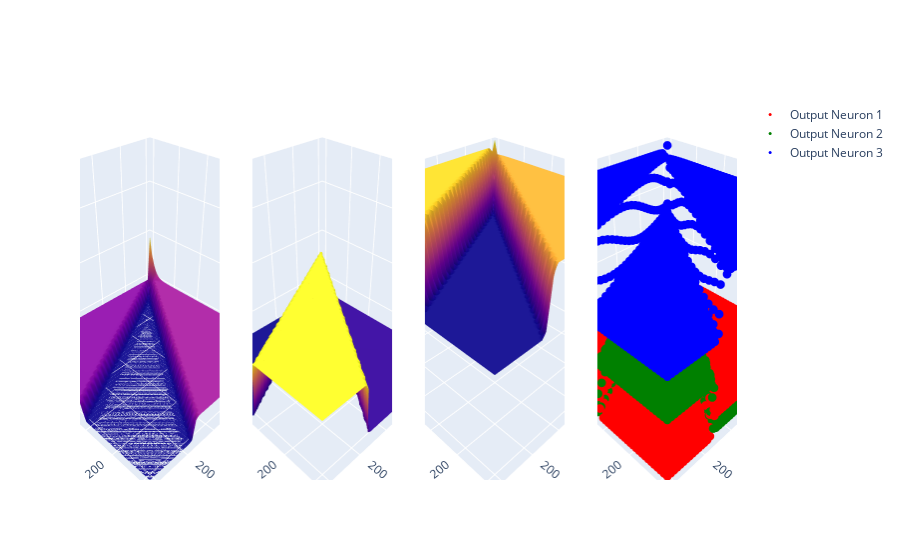

This figure's notebook cell:
### Code cell
'''
TODO: Gather data for expariment 4 -> humans look at 2 blocks and asked if it is white, black, or grey
TODO: Implement the S4 expariment
'''






import numpy as np
import tensorflow
from tensorflow.keras.models import Sequential
from tensorflow.keras.layers import Dense
from tensorflow.keras.optimizers import Adam
import plotly.graph_objects as go
from plotly.subplots import make_subplots
import ipywidgets as widgets
from IPython.display import display
import sys
import os
import json

ei = ""
cb = ""
pvmax = ""
pvmin = ""
ep = ""
ds = ""
if (input("Do you wish to use the defaults? [Y/N]") == "N"):
    ei = input("Which Expariment do you wish to do? int [1 -> 4]")
    cb = input("what do you want as a color bias? int [0 -> inf]")
    pvmax = input("what is the maximum pixel value?")
    pvmin = input("what is the minimum pixel value?")
    ep = input("How many epochs?")
    ds = input("how many data points do you wish to train on?")

experiment = int(ei) if ei != "" else 1
color_bias = int(cb) if cb != "" else 150
pixel_val_max = int(pvmax) if pvmax != "" else 255
pixel_val_min = int(pvmin) if pvmax != "" else 0

epochs = int(ep) if ep != "" else 20
data_size = int(ds) if ds != "" else 1000


'''
intersting setups:

1.)
experiment      = 1
color_bias      = 150
pixel_val_max   = 255
pixel_val_min   = 0
epochs          = 100
data_size       = 1000

2.)
experiment      = 3
color_bias      = 170
pixel_val_max   = 255
pixel_val_min   = 0
epochs          = 100
data_size       = 1000



'''




# print("Num GPUs Available: ", len(tf.config.list_physical_devices('GPU')))

# Define the neural network model
model = Sequential([
    Dense(3, activation='sigmoid', input_shape=(2,)),
    Dense(3, activation='sigmoid')
])

# Compile the model
model.compile(optimizer=Adam(learning_rate=0.01), loss='mse', metrics=['accuracy'])

# Generate training data
X = np.random.randint(pixel_val_min, pixel_val_max, (data_size, 2))

'''Math defined, black, white, or grey'''
def S1(X, n, input_tracker):
    y = np.zeros((X.shape[0], 3))
    answer_tracker = [0,0,0]
    for i, (x1, x2) in enumerate(X):
        answer_tracker = [0,0,0]
        if (x1 + x2) < (2*pixel_val_min + n):
            answer_tracker[0] = 1
            y[i, 0] = 1
        elif (x1 + x2) > (2*pixel_val_max - n):
            answer_tracker[1] = 1
            y[i, 1] = 1
        else:
            answer_tracker[2] = 1
            y[i, 2] = 1
        input_tracker = np.add(answer_tracker,input_tracker) 
    return y, input_tracker


'''More restrictive Math defined, black, white, or grey'''
def S2(X, n, input_tracker):
    y = np.zeros((X.shape[0], 3))
    answer_tracker = [0,0,0]
    for i, (x1, x2) in enumerate(X):
        answer_tracker = [0,0,0]
        if x1 > x2 and x1 < (pixel_val_min+n):
            answer_tracker[0] = 1
            y[i, 0] = 1
        elif x1 < x2 and x2 > (pixel_val_max - n):
            answer_tracker[1] = 1
            y[i, 1] = 1
        else:
            answer_tracker[2] = 1
            y[i, 2] = 1
        input_tracker = np.add(answer_tracker,input_tracker) 
    return y, input_tracker

'''Math defined, black, white, or grey BUT every third answer is neither'''
def S3(X, n, input_tracker):
    y = np.zeros((X.shape[0], 3))
    answer_tracker = [0,0,0]
    counter = 0
    for i, (x1, x2) in enumerate(X):
        counter += 1
        answer_tracker = [0,0,0]
        if x1 + x2 < n and counter !=3:
            answer_tracker[0] = 1
            y[i, 0] = 1
        elif x1 + x2 > n and counter != 3:
            answer_tracker[1] = 1
            y[i, 1] = 1
        else:
            answer_tracker[2] = 1
            y[i, 2] = 1
            counter = 0
        input_tracker = np.add(answer_tracker,input_tracker) 
    return y, input_tracker

# TODO: Gather the human defined data and finish this function
'''Human defined, black, white, or grey'''
# def S4(X, n, input_tracker):
#     human_data, human_answers = __S4()
#     y = np.zeros((X.shape[0], 3))
#     answer_tracker = [0,0,0]
#     for i in human_answers:
#         answer_tracker = [0,0,0]
#         if i[0] == 1:
#             answer_tracker[0] = 1
#             y[i, 0] = 1
#         elif i[1] == 1:
#             answer_tracker[1] = 1
#             y[i, 1] = 1
#         else:
#             answer_tracker[2] = 1
#             y[i, 2] = 1
#         input_tracker = np.add(answer_tracker,input_tracker) 
#     return y, input_tracker



def s4(folder_path):
    def encode_colors(color):
        if color == "black":
            return [1, 0, 0]
        elif color == "grey":
            return [0, 1, 0]
        else:
            return [0, 0, 1]
    # print(os.path.join(folder_path))
    # Read JSON files
    all_data = []
    for file_name in os.listdir(folder_path):
        if file_name.endswith(".json"):
            with open(os.path.join(folder_path, file_name), "r") as f:
                file_data = json.load(f)
                all_data.extend(file_data)

    # Preprocess data
    X = []
    y = []
    for data in all_data:
        X.append([data["X1"], data["X2"]])
        y.append(encode_colors(data["selectedColor"]))

    X = np.array(X)
    y = np.array(y)

    return X, y
    
# humanx,humany = s4("C:/Users")

# humanx,humany = s4("C:/Users/johns/Documents/NNandML/OpenSet/Project/Minima_Visualization/trial5_ipynb")


def pick_experiment(expar_number, X, color_bias, sum_of_inputs):
    y = 0
    if expar_number == 1:
        y, sum_of_inputs = S1(X, color_bias, sum_of_inputs)
    elif expar_number == 2:
        y, sum_of_inputs = S2(X, color_bias, sum_of_inputs)
    elif expar_number == 3:
        y, sum_of_inputs = S3(X, color_bias, sum_of_inputs)
    elif expar_number == 4:
        y, sum_of_inputs = s4("C:/Users/johns/Documents/NNandML/OpenSet/Project/Minima_Visualization/trial5_ipynb")
    return y, sum_of_inputs

sum_of_inputs = [0,0,0]
# human_data, human_answers = 
y, sum_of_inputs = pick_experiment(expar_number=experiment,X=X, color_bias=color_bias, sum_of_inputs=sum_of_inputs)
# Train the model
model.fit(X, y, epochs=epochs, verbose=2)


def create_plot(weight_updates, bias_updates):
    for i, layer in enumerate(model.layers):
        weights = layer.get_weights()
        weights[0] += weight_updates[i]
        weights[1] += bias_updates[i]
        layer.set_weights(weights)

    x_vals = np.linspace(pixel_val_min, pixel_val_max, 50)
    y_vals = np.linspace(pixel_val_min, pixel_val_max, 50)
    X_grid, Y_grid = np.meshgrid(x_vals, y_vals)
    input_grid = np.column_stack((X_grid.ravel(), Y_grid.ravel()))
    output_grid = model.predict(input_grid)

    fig = make_subplots(rows=1, cols=4, specs=[[{'type': 'surface'}, {'type': 'surface'}, {'type': 'surface'}, {'type': 'scatter3d'}]])

    trace1 = go.Surface(x=X_grid, y=Y_grid, z=output_grid[:, 0].reshape(X_grid.shape), showscale=False,
                        hovertemplate="Input Neuron 1 : %{x} <br>Input Neuron 2 : %{y} <br>Output Neuron 1: %{z} <br> Output Neuron 2: %{customdata[0]} <br>Output Neuron 3: %{customdata[1]}<extra></extra>",
                        customdata=np.column_stack((output_grid[:, 1], output_grid[:, 2])).reshape(X_grid.shape[0], X_grid.shape[1], 2))
                        # customdata=np.column_stack((output_grid[:, 1], output_grid[:, 2], np.ones_like(output_grid[:, 0]) * 42, np.ones_like(output_grid[:, 0]) * 99)).reshape(X_grid.shape[0], X_grid.shape[1], 4))

        
    trace2 = go.Surface(x=X_grid, y=Y_grid, z=output_grid[:, 1].reshape(X_grid.shape), showscale=False,
                        hovertemplate="Input Neuron 1: %{x}, Input Neuron 2: %{y}<br>Output Neuron 1: %{customdata[0]}<br>Output Neuron 2: %{z}<br>Output Neuron 3: %{customdata[1]}<extra></extra>",
                        customdata=np.column_stack((output_grid[:, 0], output_grid[:, 2])).reshape(X_grid.shape[0], X_grid.shape[1], 2))
    trace3 = go.Surface(x=X_grid, y=Y_grid, z=output_grid[:, 2].reshape(X_grid.shape), showscale=False,
                        hovertemplate="Input Neuron 1: %{x}, Input Neuron 2: %{y}<br>Output Neuron 1: %{customdata[0]}<br>Output Neuron 2: %{customdata[1]}<br>Output Neuron 3: %{z}<extra></extra>",
                        customdata=np.column_stack((output_grid[:, 0], output_grid[:, 1])).reshape(X_grid.shape[0], X_grid.shape[1], 2))
    
    trace4 = go.Scatter3d(x=input_grid[:, 0], y=input_grid[:, 1], z=output_grid[:, 0], mode='markers', marker=dict(size=3, color='red'), name='Output Neuron 1',
                        hovertemplate="Input Neuron 1: %{x}<br> Input Neuron 2: %{y}<br> Output Neuron 1: %{z}")



    trace5 = go.Scatter3d(x=input_grid[:, 0], y=input_grid[:, 1], z=output_grid[:, 1], mode='markers', marker=dict(size=3, color='green'), name='Output Neuron 2',
                        hovertemplate="Input Neuron 1: %{x}<br> Input Neuron 2: %{y}<br> Output Neuron 2: %{z}")
    
    trace6 = go.Scatter3d(x=input_grid[:, 0], y=input_grid[:, 1], z=output_grid[:, 2], mode='markers', marker=dict(size=3, color='blue'), name='Output Neuron 3',
                        hovertemplate="Input Neuron 1: %{x}<br> Input Neuron 2: %{y}<br> Output Neuron 2: %{z}")


    fig.add_trace(trace1, row=1, col=1)
    fig.add_trace(trace2, row=1, col=2)
    fig.add_trace(trace3, row=1, col=3)
    
    fig.add_trace(trace4, row=1, col=4)
    fig.add_trace(trace5, row=1, col=4)
    fig.add_trace(trace6, row=1, col=4)
    
    min_z = min(output_grid.min(), output_grid.min(), output_grid.min())
    max_z = min(max(output_grid.max(), output_grid.max(), output_grid.max()),1) 
    
    fig.update_layout(hovermode="x unified", hoverdistance=50,
                      scene=dict(xaxis_title="Input Neuron 1", yaxis_title="Input Neuron 2", zaxis_title="Output Neuron 1", zaxis_range=[min_z, max_z]),
                      scene2=dict(xaxis_title="Input Neuron 1", yaxis_title="Input Neuron 2", zaxis_title="Output Neuron 2",  zaxis_range=[min_z, max_z]),
                      scene3=dict(xaxis_title="Input Neuron 1", yaxis_title="Input Neuron 2", zaxis_title="Output Neuron 3", zaxis_range=[min_z, max_z]),
                      scene4=dict(xaxis_title="Input Neuron 1", yaxis_title="Input Neuron 2", zaxis_title="Output Neurons"))

    return fig

def plot(weight_update, bias_update):
    weight_updates = [np.ones((2, 3)) * weight_update, np.ones((3, 3)) * weight_update]
    bias_updates = [np.ones(3) * bias_update, np.ones(3) * bias_update]
    fig = create_plot(weight_updates, bias_updates)
    fig.show()

weight_slider = widgets.FloatSlider(min=-1, max=1, step=0.1, value=0, description="Weight Update")
bias_slider = widgets.FloatSlider(min=-1, max=1, step=0.1, value=0, description="Bias Update")

print("These were ",sum_of_inputs, " of each example")
widgets.interact(plot, weight_update=weight_slider, bias_update=bias_slider)

### Figure 1 — Plotly figure (JSON) as saved in the notebook; plotly's stock layout.template omitted (floating-point values rounded to 4 significant figures; data arrays with more than 128 entries replaced by an {"elided": "..."} marker saying what was removed)
{"data": [{"customdata": {"elided": "50x50x2 float values"}, "hovertemplate": "Input Neuron 1 : %{x} <br>Input Neuron 2 : %{y} <br>Output Neuron 1: %{z} <br> Output Neuron 2: %{customdata[0]} <br>Output Neuron 3: %{customdata[1]}<extra></extra>", "scene": "scene", "showscale": false, "type": "surface", "x": {"elided": "50x50 float values"}, "y": {"elided": "50x50 float values"}, "z": {"elided": "50x50 float values"}}, {"customdata": {"elided": "50x50x2 float values"}, "hovertemplate": "Input Neuron 1: %{x}, Input Neuron 2: %{y}<br>Output Neuron 1: %{customdata[0]}<br>Output Neuron 2: %{z}<br>Output Neuron 3: %{customdata[1]}<extra></extra>", "scene": "scene2", "showscale": false, "type": "surface", "x": {"elided": "50x50 float values"}, "y": {"elided": "50x50 float values"}, "z": {"elided": "50x50 float values"}}, {"customdata": {"elided": "50x50x2 float values"}, "hovertemplate": "Input Neuron 1: %{x}, Input Neuron 2: %{y}<br>Output Neuron 1: %{customdata[0]}<br>Output Neuron 2: %{customdata[1]}<br>Output Neuron 3: %{z}<extra></extra>", "scene": "scene3", "showscale": false, "type": "surface", "x": {"elided": "50x50 float values"}, "y": {"elided": "50x50 float values"}, "z": {"elided": "50x50 float values"}}, {"hovertemplate": "Input Neuron 1: %{x}<br> Input Neuron 2: %{y}<br> Output Neuron 1: %{z}", "marker": {"color": "red", "size": 3}, "mode": "markers", "name": "Output Neuron 1", "scene": "scene4", "type": "scatter3d", "x": {"elided": "2500 float values"}, "y": {"elided": "2500 float values"}, "z": {"elided": "2500 float values"}}, {"hovertemplate": "Input Neuron 1: %{x}<br> Input Neuron 2: %{y}<br> Output Neuron 2: %{z}", "marker": {"color": "green", "size": 3}, "mode": "markers", "name": "Output Neuron 2", "scene": "scene4", "type": "scatter3d", "x": {"elided": "2500 float values"}, "y": {"elided": "2500 float values"}, "z": {"elided": "2500 float values"}}, {"hovertemplate": "Input Neuron 1: %{x}<br> Input Neuron 2: %{y}<br> Output Neuron 2: %{z}", "marker": {"color": "blue", "size": 3}, "mode": "markers", "name": "Output Neuron 3", "scene": "scene4", "type": "scatter3d", "x": {"elided": "2500 float values"}, "y": {"elided": "2500 float values"}, "z": {"elided": "2500 float values"}}], "layout": {"hoverdistance": 50, "hovermode": "x unified", "scene": {"domain": {"x": [0, 0.2125], "y": [0, 1]}, "xaxis": {"title": {"text": "Input Neuron 1"}}, "yaxis": {"title": {"text": "Input Neuron 2"}}, "zaxis": {"range": [0.113, 0.7584], "title": {"text": "Output Neuron 1"}}}, "scene2": {"domain": {"x": [0.2625, 0.475], "y": [0, 1]}, "xaxis": {"title": {"text": "Input Neuron 1"}}, "yaxis": {"title": {"text": "Input Neuron 2"}}, "zaxis": {"range": [0.113, 0.7584], "title": {"text": "Output Neuron 2"}}}, "scene3": {"domain": {"x": [0.525, 0.7375], "y": [0, 1]}, "xaxis": {"title": {"text": "Input Neuron 1"}}, "yaxis": {"title": {"text": "Input Neuron 2"}}, "zaxis": {"range": [0.113, 0.7584], "title": {"text": "Output Neuron 3"}}}, "scene4": {"domain": {"x": [0.7875, 1], "y": [0, 1]}, "xaxis": {"title": {"text": "Input Neuron 1"}}, "yaxis": {"title": {"text": "Input Neuron 2"}}, "zaxis": {"title": {"text": "Output Neurons"}}}}}
